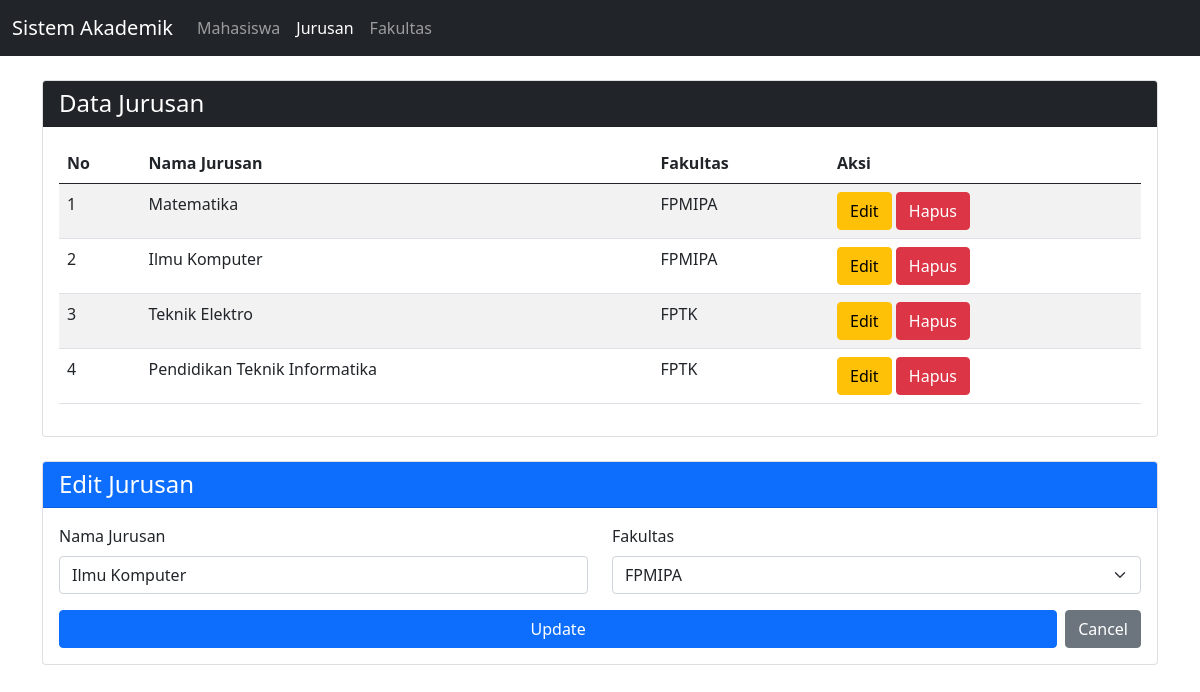
/Project/jurusan.php?id_edit=2, run on the app's committed database.
### tables this page shows
CREATE TABLE `jurusan` (
  `id` int(11) NOT NULL,
  `nama_jurusan` varchar(100) NOT NULL,
  `id_fakultas` int(11) NOT NULL
);

CREATE TABLE `fakultas` (
  `id` int(11) NOT NULL,
  `nama_fakultas` varchar(100) NOT NULL
);

### Project/controllers/Jurusan.controller.php (called while the page is built, shortened)
<?php
include_once("views/Jurusan.view.php");
class JurusanController
{
  private $jurusan;
  private $fakultas;
  function __construct()
  {
    $this->jurusan = new Jurusan(Conf::$db_host, Conf::$db_user, Conf::$db_pass, Conf::$db_name);
    $this->fakultas = new Fakultas(Conf::$db_host, Conf::$db_user, Conf::$db_pass, Conf::$db_name);
  }
  function edit($id)
  {
    $this->jurusan->open();
    $this->jurusan->getJurusan();
    $data = array();
    while ($row = $this->jurusan->getResult()) {
      array_push($data, $row);
    }
    $query = "SELECT * FROM jurusan WHERE id = '$id'";
    $this->jurusan->execute($query);
    $editData = $this->jurusan->getResult();
    $this->fakultas->open();
    $this->fakultas->getFakultas();
    $fakultasData = array();
    while ($row = $this->fakultas->getResult()) {
      array_push($fakultasData, $row);
    }
    $view = new JurusanView();
    $view->render($data, $fakultasData, $editData);
  }
}
?>

### Project/models/DB.class.php (called while the page is built, shortened)
<?php
class DB
{
    var $db_host = "";
    var $db_user = "";
    var $db_pass = "";
    var $db_name = "";
    var $db_link = "";
    function __construct($db_host, $db_user, $db_pass, $db_name)
    {
        $this->db_host = $db_host;
        $this->db_user = $db_user;
        $this->db_pass = $db_pass;
        $this->db_name = $db_name;
    }
    function open()
    {
        $this->db_link = mysqli_connect($this->db_host, $this->db_user, $this->db_pass, $this->db_name);
    }
    function execute($query)
    {
        $this->result = mysqli_query($this->db_link, $query);
        return $this->result;
    }
}

### Project/models/Jurusan.class.php (called while the page is built, shortened)
<?php
class Jurusan extends DB
{
    function getJurusan()
    {
        $query = "SELECT * FROM jurusan";
        return $this->execute($query);
    }
}
?>

### Project/models/Fakultas.class.php (called while the page is built, shortened)
<?php
class Fakultas extends DB
{
    function getFakultas()
    {
        $query = "SELECT * FROM fakultas";
        return $this->execute($query);
    }
}
?>

### Project/views/Jurusan.view.php (the view, shortened to what this page needs)
<?php
class JurusanView
{
    public function render($data, $fakultasData, $editData = null)
    {
        $no = 1;
        $dataJurusan = null;
        foreach ($data as $row) {
            $id = $row['id'];
            $nama_jurusan = $row['nama_jurusan'];
            $id_fakultas = $row['id_fakultas'];
            $nama_fakultas = '';
            foreach ($fakultasData as $fakultas) {
                if ($fakultas['id'] == $id_fakultas) {
                    $nama_fakultas = $fakultas['nama_fakultas'];
                    break;
                }
            }
            $dataJurusan .= "<tr>
                        <td>" . $no++ . "</td>
                        <td>" . $nama_jurusan . "</td>
                        <td>" . $nama_fakultas . "</td>
                        <td>
                        <a href='jurusan.php?id_edit=" . $id .  "' class='btn btn-warning'>Edit</a>
                        <a href='jurusan.php?id_hapus=" . $id . "' class='btn btn-danger'>Hapus</a>
                        </td>
                        </tr>";
        }
        $dropdownFakultas = null;
        foreach ($fakultasData as $fakultas) {
            $selected = "";
            $id = $fakultas['id'];
            $nama_fakultas = $fakultas['nama_fakultas'];
            if ($editData && $id == $editData['id_fakultas']) {
                $selected = "selected";
            }
            $dropdownFakultas .= "<option value='" . $id . "' " . $selected . ">" . $nama_fakultas . "</option>";
        }
        if ($editData) {
            $submitButton = "<button type='submit' name='update' class='btn btn-primary w-100'>Update</button>";
        }
    }
}
?>

### Project/views/Template.class.php (shortened to what this page needs)
<?php
class Template
{
    var $content = '';
    function __construct($filename = '')
    {
        $this->content = implode('', @file($filename));
    }
    function clear()
    {
        $this->content = preg_replace("/DATA_[A-Z|_|0-9]+/", "", $this->content);
    }
    function write()
    {
        print $this->content;
    }
    function replace($old = '', $new = '')
    {
        if (is_int($new)) {
            $value = sprintf("%d", $new);
        } elseif (is_float($new)) {
            $value = sprintf("%f", $new);
        } elseif (is_array($new)) {
            $value = '';
            foreach ($new as $item) {
                $value .= $item . ' ';
            }
        } else {
            $value = $new;
        }
        $this->content = preg_replace("/$old/", $value, $this->content);
    }
}

### data on the page
jurusan: nama_jurusan "Matematika", id_fakultas.nama_fakultas "FPMIPA"
jurusan: nama_jurusan "Ilmu Komputer", id_fakultas.nama_fakultas "FPMIPA", id_fakultas "FPMIPA"
jurusan: nama_jurusan "Teknik Elektro", id_fakultas.nama_fakultas "FPTK"
jurusan: nama_jurusan "Pendidikan Teknik Informatika", id_fakultas.nama_fakultas "FPTK"
